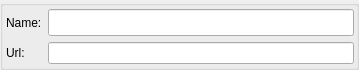
<?xml version="1.0" encoding="UTF-8"?>
<ui version="4.0">
 <class>FeedWidget</class>
 <widget class="QWidget" name="FeedWidget">
  <property name="geometry">
   <rect>
    <x>0</x>
    <y>0</y>
    <width>359</width>
    <height>62</height>
   </rect>
  </property>
  <property name="windowTitle">
   <string>FeedWidget</string>
  </property>
  <layout class="QVBoxLayout" name="verticalLayout">
   <property name="leftMargin">
    <number>0</number>
   </property>
   <property name="topMargin">
    <number>0</number>
   </property>
   <property name="rightMargin">
    <number>0</number>
   </property>
   <property name="bottomMargin">
    <number>0</number>
   </property>
   <item>
    <widget class="QGroupBox" name="groupBox">
     <property name="sizePolicy">
      <sizepolicy hsizetype="Preferred" vsizetype="Minimum">
       <horstretch>0</horstretch>
       <verstretch>0</verstretch>
      </sizepolicy>
     </property>
     <property name="title">
      <string/>
     </property>
     <layout class="QGridLayout" name="gridLayout_2">
      <property name="leftMargin">
       <number>3</number>
      </property>
      <property name="topMargin">
       <number>3</number>
      </property>
      <property name="rightMargin">
       <number>2</number>
      </property>
      <property name="bottomMargin">
       <number>3</number>
      </property>
      <item row="0" column="0">
       <widget class="QLabel" name="nameLabel">
        <property name="text">
         <string>Name:</string>
        </property>
       </widget>
      </item>
      <item row="1" column="0">
       <widget class="QLabel" name="urlLabel">
        <property name="text">
         <string>Url:</string>
        </property>
       </widget>
      </item>
      <item row="0" column="1">
       <widget class="QLineEdit" name="name">
        <property name="font">
         <font>
          <pointsize>12</pointsize>
         </font>
        </property>
       </widget>
      </item>
      <item row="1" column="1">
       <widget class="QLineEdit" name="url"/>
      </item>
     </layout>
    </widget>
   </item>
  </layout>
 </widget>
 <layoutdefault spacing="6" margin="11"/>
 <resources/>
 <connections/>
</ui>
